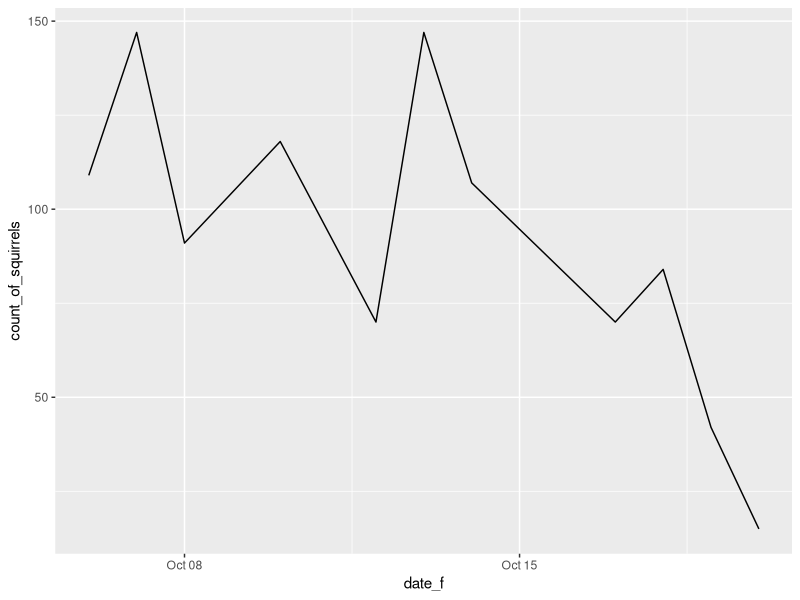
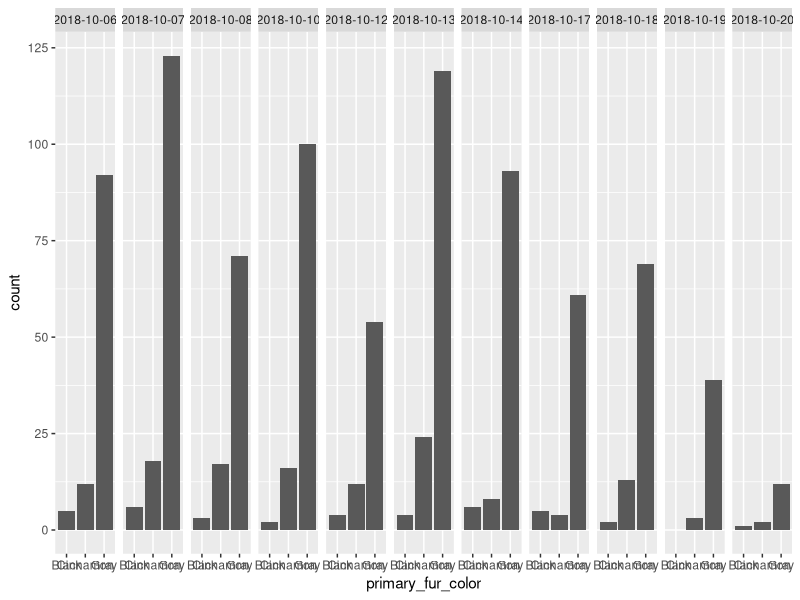
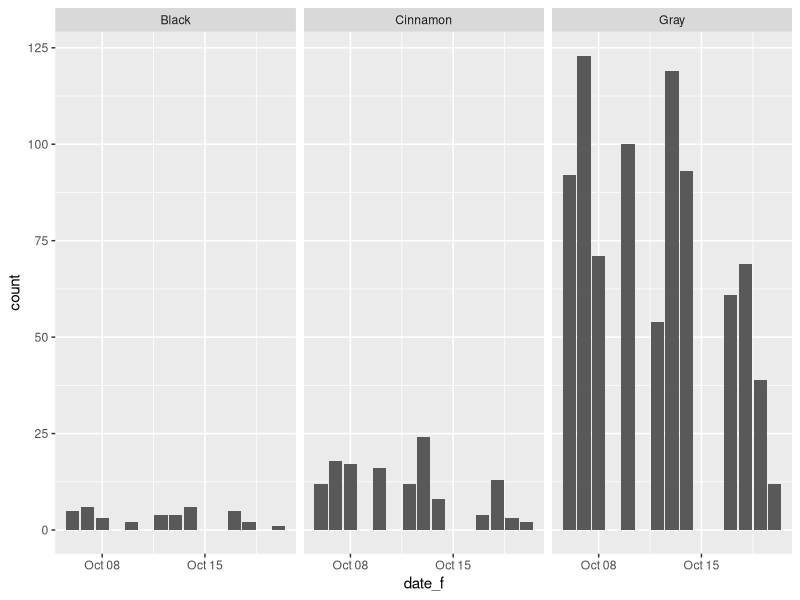
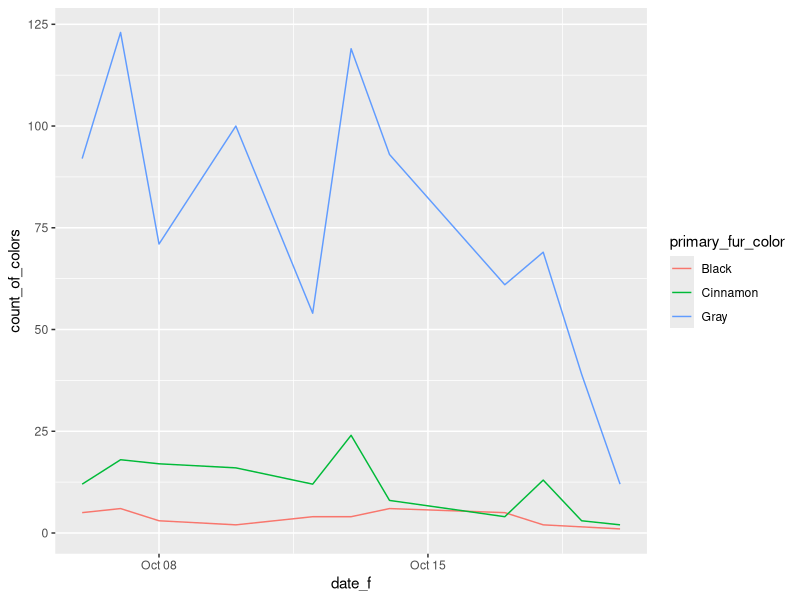
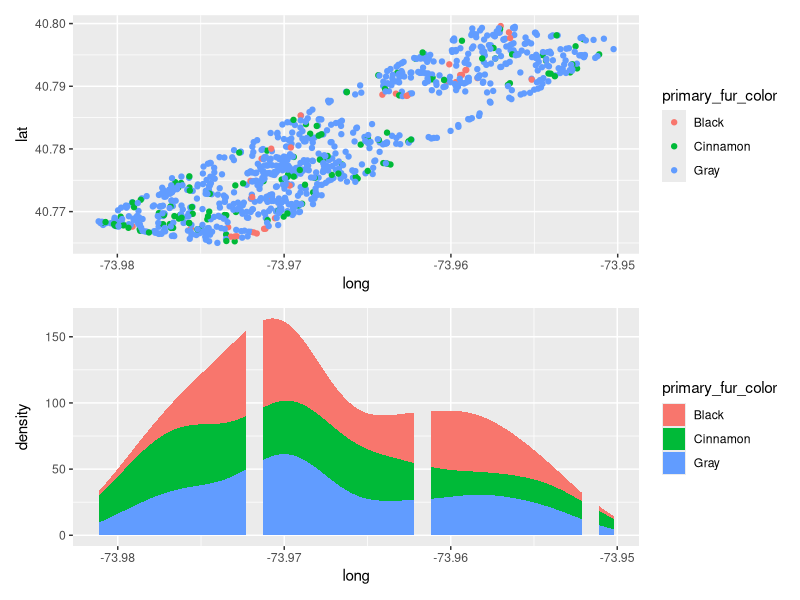

These charts were generated, in order, by the following R code: (Note: this script raises an error after producing the figures.)
library(tidyverse)
library(ggplot2)
library(patchwork)

squirrel_subset <- read.csv('squirrels_subset.csv')
squirrel_subset <- filter(squirrel_subset, !is.na(primary_fur_color))

squirrel_subset <- squirrel_subset %>%  
  mutate(date_f = as.Date.character(date, format = '%m%d%Y'))

squirrel_subset %>%  
  group_by(date_f) %>%  
  summarise(count_of_squirrels = n()) %>%  
  ggplot() + 
  aes(x = date_f, y = count_of_squirrels) + 
  geom_line()

squirrel_subset %>%  
  ggplot() + 
  aes(primary_fur_color) + 
  geom_bar() + 
  facet_grid(cols = vars(date_f))

squirrel_subset %>%  
  ggplot() + 
  aes(date_f) + 
  geom_bar() + 
  facet_grid(cols = vars(primary_fur_color))

squirrel_subset %>%
  group_by(date_f, primary_fur_color) %>%
  summarise(count_of_colors = n()) %>%
  ggplot() +
  aes(x = date_f, y = count_of_colors, color = primary_fur_color) +
  geom_line()

p1 <- squirrel_subset %>%  
  ggplot() + 
  aes(x = long, y = lat, color = primary_fur_color) + 
  geom_point()  

p2 <- squirrel_subset %>%  
  ggplot() + 
  aes(long, fill = primary_fur_color) + 
  geom_histogram(stat = 'density')

p1 / p2




squirrel_subset %>%
  group-by(date_f) %>%  
  summarise(count = n()) %>% 
  ggplot() +
  aes(x = date_f, y = count) + 
  geom_line()

ggplot(data = squirrel_subset) + 
  aes(x = long, y = lat, color = primary_fur_color) + 
  geom_point() + 
  coord_map()


squirrel_subset %>%  
  group_by(date_f, primary_fur_color) %>%  
  summarise(count_of_squirrels = n()) %>%  
  ggplot() + 
  aes(x = date_f, y = count_of_squirrels, color = primary_fur_color) + 
  geom_line() + 
  theme_minimal()

squirrel_subset %>%  
  ggplot() + 
  aes(x = date_f) + 
  geom_histogram() + 
  facet_wrap(vars(primary_fur_color), ncol = 1)


squirrel_subset %>%  
  group_by(date_f, primary_fur_color) %>%  
  summarise(count_of_squirrels = n()) %>%  
  ggplot() + 
  aes(x = date_f, y = count_of_squirrels) + 
  facet_wrap(facets = vars(primary_fur_color), nrow = 1) + 
  geom_line()

squirrel_subset %>%  
  ggplot() + 
  aes(date_f, fill = primary_fur_color) + 
  geom_histogram(position = 'dodge')
  
squirrel_subset %>%  
  summarise(count_of_squirrels = n()) %>%  
  ggplot() + 
  aes(x = date_f, y = count_of_squirrels, color = primary_fur_color) + 
  stat_smooth(se = FALSE)


squirrel_subset %>%  
  group_by(date_f, primary_fur_color) %>%  
  summarise(count_of_squirrels = n()) %>%  
  ggplot() + 
  aes(x = date_f, y = count_of_squirrels, color = primary_fur_color) + 
  stat_smooth(se = FALSE) + 
  labs(
    title = 'There are a lot of grey squirrels',
    subtitle = 'But, people are collecting data in later days',
    x = 'Date of observation', 
    y = 'Count of squirrels', 
    color = 'Primary Fur Color'
  )

squirrel_subset %>%  
  group_by(date_f, primary_fur_color) %>%  
  summarise(count_of_squirrels = n()) %>%  
  ggplot() + 
  aes(x = date_f, y = count_of_squirrels, color = primary_fur_color) + 
  stat_smooth(se = FALSE) + 
  lims(
    x = c(as.Date.character('2018-10-07'), 
          as.Date.character('2018-10-16'))) +
  labs(
    title = 'There are a lot of grey squirrels',
    subtitle = 'But, people are collecting data in later days',
    x = 'Date of observation', 
    y = 'Count of squirrels', 
    color = 'Primary Fur Color'
  )

squirrel_subset %>%  
  group_by(date_f, primary_fur_color) %>%  
  summarise(count_of_squirrels = n()) %>%  
  ggplot() + 
  aes(x = date_f, y = count_of_squirrels, color = primary_fur_color) + 
  stat_smooth(se = FALSE) + 
  coord_cartesian(
    xlim = c(as.Date.character('2018-10-07'), 
          as.Date.character('2018-10-16'))
  ) +
  labs(
    title = 'There are a lot of grey squirrels',
    subtitle = 'But, people are collecting data in later days',
    x = 'Date of observation', 
    y = 'Count of squirrels', 
    color = 'Primary Fur Color'
  )
